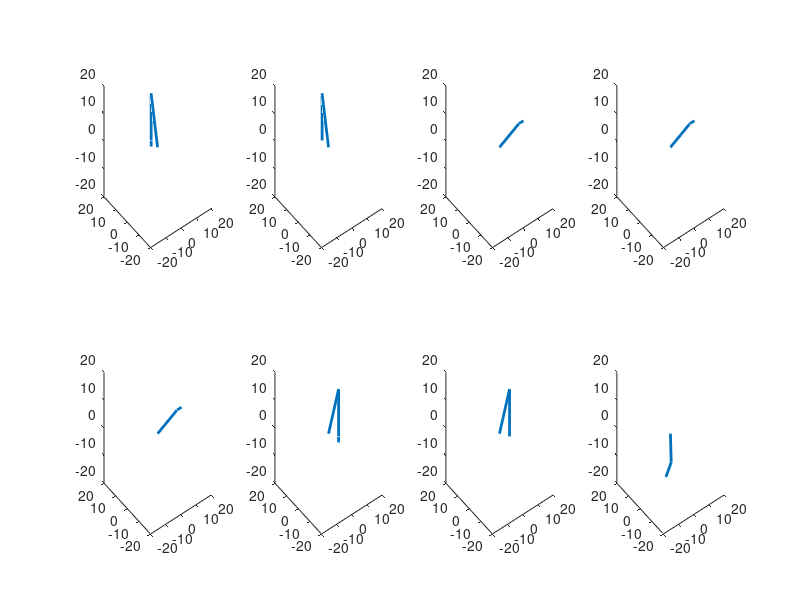

Write the MATLAB code that produced this figure.
close all; clear all;
q1=180; q2=0; q3=-180; x=17; y=5.5; z=-19.25;
a2=17; a3=0; d3=5.5; d4=17.05;d2=9.2;L3=17.05;
alp=[0 -90 0 -90 90 -90];
a=[0 0 a2 a3 0 0];
d=[0 0 d3 d4 0 0];
dE=[0;0;2.2];
% d=d2-d3;
d1=0;
Rz=[cosd(q1) -sind(q1) 0;
    sind(q1) cosd(q1) 0;
    0 0 1];
Rx=[1 0 0;
    0 cosd(q2) -sind(q2);
    0 sind(q2) cosd(q2)];
Ry=[cosd(q3) 0 sind(q3);
    0 1 0;
    -sind(q3) 0 cosd(q3)];
  Rzxy= Rz*Rx*Ry;
%  Rzxy=[-0.747244734311603,0.471388602353616,-0.468420849893219;0.645928320684291,0.349506605651408,-0.678691194243746;-0.156211112221740,-0.809714714067328,-0.565650218988123];
 Pe=[x;y;z];
%    Pe=[-1.570692421794338;-7.665940944086812;7.042300342185204];
O6=Pe-Rzxy*dE;
ymin=-20; ymax=20; zmin=-20; zmax=20; xmin=-20; xmax=20;
xc=O6(1);yc=O6(2);zc=O6(3);
% % theta1***************
 the1_L= atan2d(yc,xc)- atan2d(d3,sqrt(xc^2+yc^2-d3^2));
 the1_R=atan2d(yc,xc)+180+ atan2d(d3,sqrt(xc^2+yc^2-d3^2));

 % the1_R=180+the1_L;

s=zc-d1;
u=sqrt(xc^2+yc^2-d3^2);
D=(u^2+s^2-a2^2-d4^2)/(2*a2*d4);

% theta3****************
the3_L=atan2d(sqrt(1-D^2),D);
the3_R=atan2d(-sqrt(1-D^2),D);

% % theta1***************
%  the1_L= atan2d(yc,xc)- atan2d(d3,a2+d4*cosd(the3_L));
%  the1_R=atan2d(yc,xc)+180+ atan2d(d3,a2+d4*cosd(the3_R));


%  the1_R=180+the1_L;
% theta2****************
the2_L= atan2d(s,u)-atan2d(L3*sind(the3_L),a2+L3*cosd(the3_L));
the2_R= atan2d(s,u)-atan2d(L3*sind(the3_R),a2+L3*cosd(the3_R));

DH1=[the1_L the2_L the3_L];
DH2=[the1_L the2_R the3_R];
DH3=[the1_R the2_L the3_L];
DH4=[the1_R the2_R the3_R];
q=[DH1;DH2;DH3;DH4];
for j=1:4
    
    %     Ttemp(:,:,j)=eye(4);
    Ttemp=eye(3);
    for i=1:3
        T=[cosd(q(j,i)) -sind(q(j,i)) 0;
            sind(q(j,i))*cosd(alp(i)) cosd(q(j,i))*cosd(alp(i)) -sind(alp(i));
            sind(q(j,i))*sind(alp(i)) cosd(q(j,i))*sind(alp(i)) cosd(alp(i))];
        %          T=[cosd(q(j,i)) -sind(q(j,i)) 0 a(i);
        %             sind(q(j,i))*cosd(alp(i)) cosd(q(j,i))*cosd(alp(i)) -sind(alp(i)) -d(i)*sind(alp(i));
        %             sind(q(j,i))*sind(alp(i)) cosd(q(j,i))*sind(alp(i)) cosd(alp(i)) d(i)*cosd(alp(i));
        %             0 0 0 1];
        %         To(:,:,i)=Ttemp(:,:,j)*T;
        To(:,:,i)=Ttemp*T;
        %         Ttemp(:,:,j)=To(:,:,i);
        Ttemp=To(:,:,i);
        %      Qo(1:3,i)=To(1:3,4,i);
    end
    %     R3(:,:,j)= Ttemp(1:3,1:3,j);
    R3(:,:,j)= Ttemp;
    R36(:,:,j)=R3(:,:,j)'*Rzxy;
    
    if R36(1,3,j)==0&&R36(3,3,j)==0
        the5_L(j)=0;
        the5_R(j)=0;
        disp('WE CAN NOT SOLVE THETA4 and THETA6 INDIVIDUALLY' )
        disp('THERE ARE INFINITE POSSIBLE SOLUTIONS')
        %         the7(j)=atan2d(-R36(3,1),R36(1,1));
    else
        %         for i=1:2
        %             if i==1
        the5_L(j)=atan2d(sqrt(1-R36(2,3)^2),R36(2,3));
        the4_L(j)=atan2d(R36(3,3),-R36(1,3));
        the6_L(j)=atan2d(-R36(2,2),R36(2,1));
        %             else
        the5_R(j)=atan2d(-sqrt(1-R36(2,3)^2),R36(2,3));
        the4_R(j)=atan2d(-R36(3,3),R36(1,3));
        the6_R(j)=atan2d(R36(2,2),-R36(2,1));
        %             end
        %         end
    end
end
Sol1=[DH1  the5_L(1) the4_L(1) the6_L(1)]
Sol2=[DH1  the5_R(1) the4_R(1) the6_R(1)]
Sol3=[DH2  the5_L(2) the4_L(2) the6_L(2)]
Sol4=[DH2  the5_R(2) the4_R(2) the6_R(2)]
Sol5=[DH3  the5_L(3) the4_L(3) the6_L(3)]
Sol6=[DH3  the5_R(3) the4_R(3) the6_R(3)]
Sol7=[DH4  the5_L(4) the4_L(4) the6_L(4)]
Sol8=[DH4  the5_R(4) the4_R(4) the6_R(4)]
S=[Sol1;Sol2;Sol3;Sol4;Sol4;Sol5;Sol6;Sol7;Sol8];
% #########################################################
for k=1:8
    Ttem=eye(4);
    %     Ttem(:,:,j)=eye(4);
    for i=1:6
        T=[cosd(S(k,i)) -sind(S(k,i)) 0 a(i);
            sind(S(k,i))*cosd(alp(i)) cosd(S(k,i))*cosd(alp(i)) -sind(alp(i)) -d(i)*sind(alp(i));
            sind(S(k,i))*sind(alp(i)) cosd(S(k,i))*sind(alp(i)) cosd(alp(i)) d(i)*cosd(alp(i));
            0 0 0 1];
        %         Ti(:,:,i)=Ttem(:,:,k)*T;
        %         Ttem(:,:,k)=Ti(:,:,i);
        Ti(:,:,i)=Ttem*T;
        Ttem=Ti(:,:,i);
        Qo(1:3,i,k)=Ti(1:3,4,i);
    end
    pe(:,k)=Qo(:,6,k)+Ti(1:3,1:3,6)*dE;
    x(k,1:7)=[Qo(1,:,k) pe(1,k)];
    y(k,1:7)=[Qo(2,:,k) pe(2,k)];
    z(k,1:7)=[Qo(3,:,k) pe(3,k)];
    %     figure
    subplot(2,4,k)
    plot3(x(k,:),y(k,:),z(k,:),'linewidth',2)
    
    axis([xmin xmax ymin ymax zmin zmax]);
    
end

